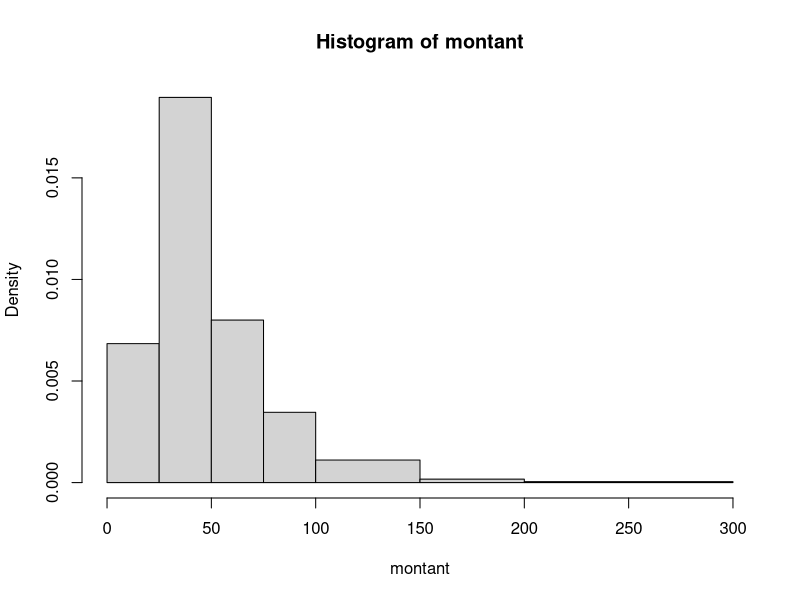
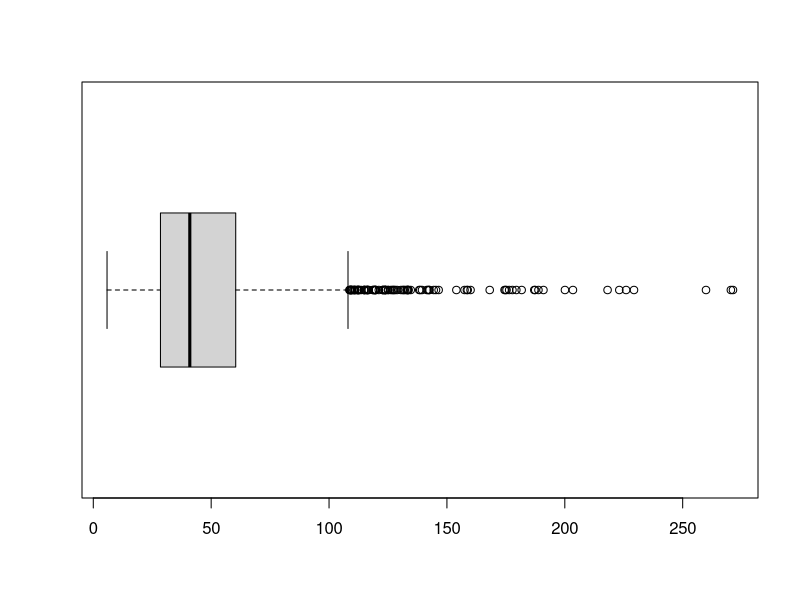
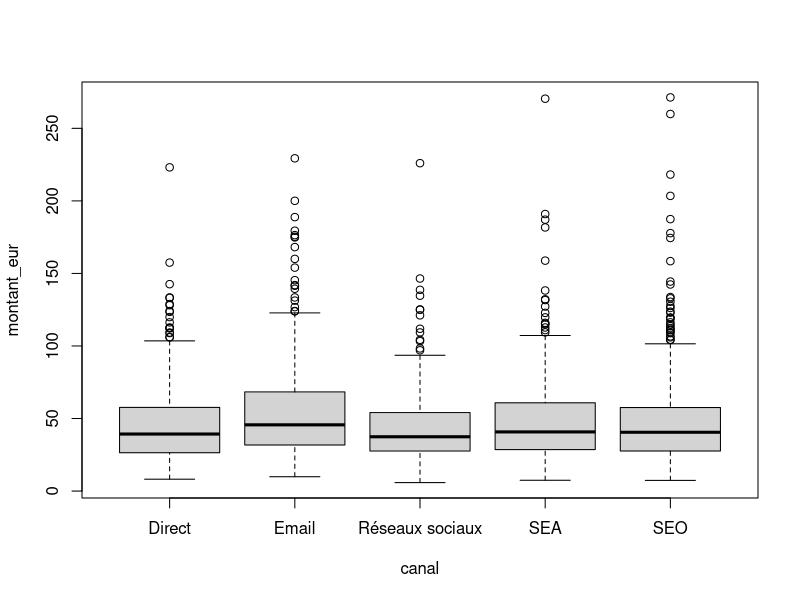
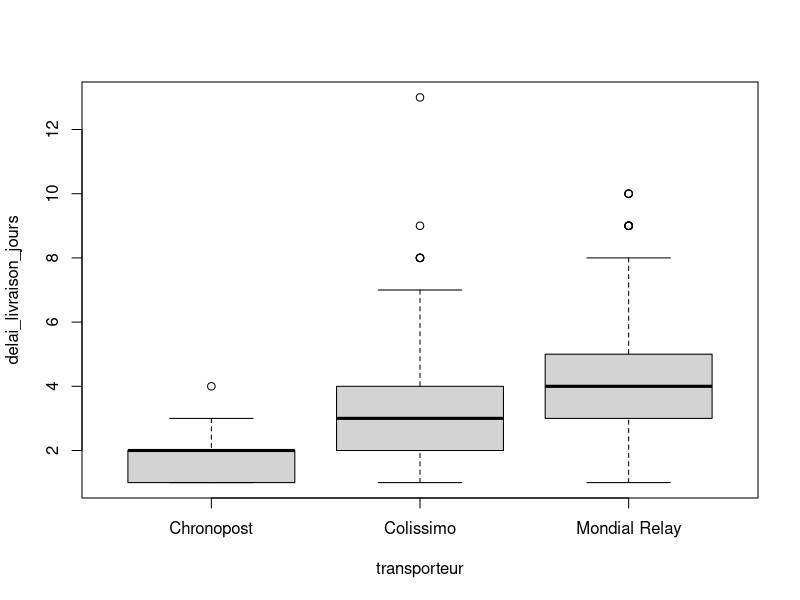
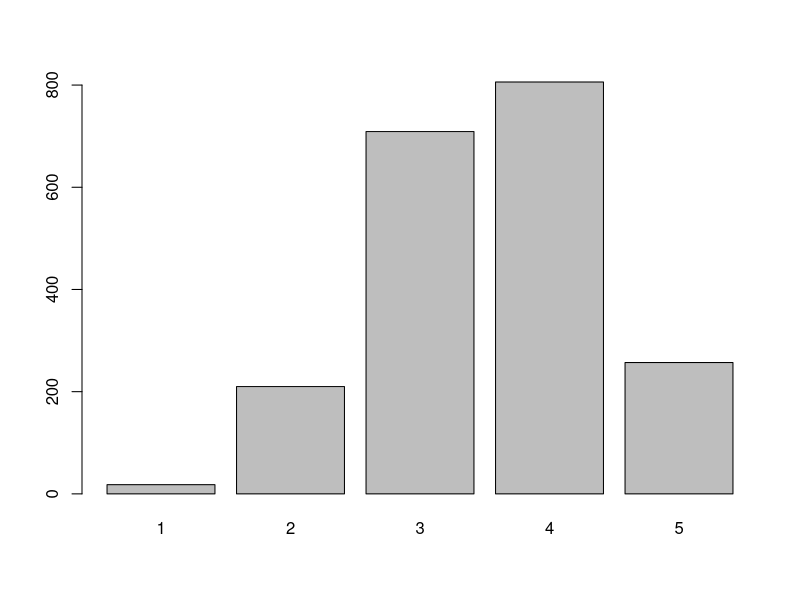

Source code (R) for these figures, in order:
# Fil rouge, étape 1 : décrire

# read.csv2 = CSV « français » (séparateur ; décimale ,) ; le fichier commence par un BOM
commandes <- read.csv2("medias/filRouge/commandes.csv", fileEncoding = "UTF-8-BOM")
str(commandes)
summary(commandes)

montant <- commandes$montant_eur

# Position et dispersion
mean(montant)        # 49.12
median(montant)      # 40.94
sd(montant)          # 31.01
quantile(montant)    # 5.83  28.50  40.94  60.40  271.33
quantile(montant, c(0.9, 0.99))
IQR(montant)         # 31.90
table(round(montant / 10) * 10)   # mode arrondi à 10 € : 30

# Classes, effectifs, fréquences, fréquences cumulées
bornes <- c(0, 25, 50, 75, 100, 150, 200, 300)
effectifs <- table(cut(montant, bornes, right = FALSE))
effectifs                           # 342 947 400 174 111 17 9
prop.table(effectifs)
cumsum(prop.table(effectifs))

hist(montant, breaks = bornes)
boxplot(montant, horizontal = TRUE)

# Par canal et par transporteur
table(commandes$canal)
table(commandes$transporteur)
tapply(commandes$delai_livraison_jours, commandes$transporteur, summary)
tapply(commandes$delai_livraison_jours, commandes$transporteur, sd)   # 0.65  1.27  1.58
boxplot(montant_eur ~ canal, data = commandes)
boxplot(delai_livraison_jours ~ transporteur, data = commandes)

# Q1 : moyenne 49 €, médiane 41 €. L'histogramme est asymétrique à droite : quelques gros paniers
# tirent la moyenne. La médiane décrit le client typique ; la moyenne sert au CA. Donner les deux.

# Q2 : part du CA faite par les 10 % de commandes les plus grosses
grosses <- montant[montant >= quantile(montant, 0.9)]
sum(grosses) / sum(montant)         # 0.243

# Q3 : les boîtes des délais ne se chevauchent presque pas (1,7 j contre 3,2 et 4,0) ;
# avec 400 à 1000 commandes par transporteur, le test de demain ne fera que confirmer.

# Q4 : la satisfaction moyenne (3,5) cache la répartition
table(commandes$satisfaction)       # 18  210  709  806  257
barplot(table(commandes$satisfaction))
mean(commandes$satisfaction <= 2)   # 11 % de mécontents, invisibles dans la moyenne
